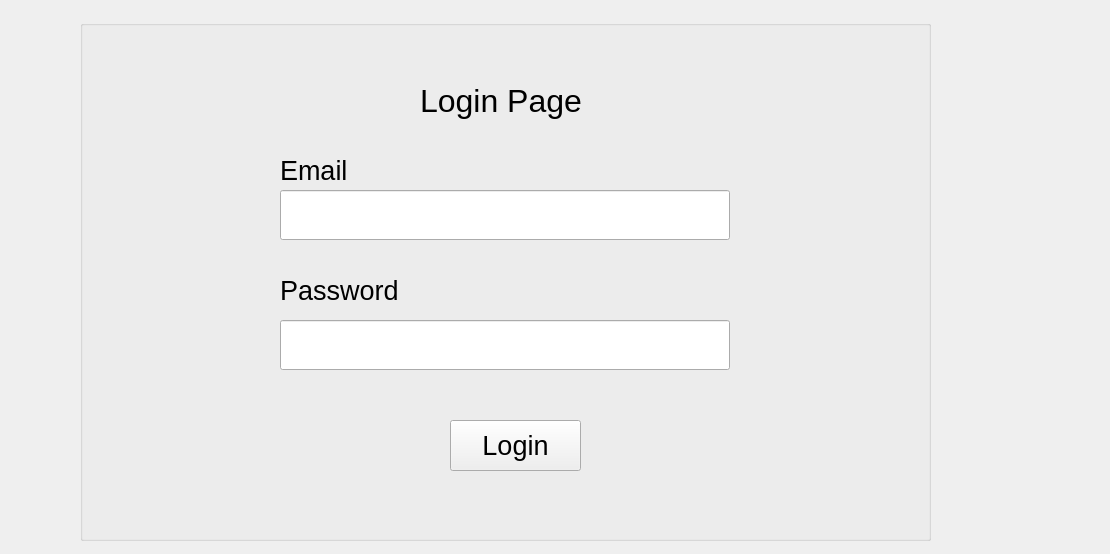
<?xml version="1.0" encoding="UTF-8"?>
<ui version="4.0">
 <class>Form</class>
 <widget class="QWidget" name="Form">
  <property name="geometry">
   <rect>
    <x>0</x>
    <y>0</y>
    <width>1110</width>
    <height>554</height>
   </rect>
  </property>
  <property name="windowTitle">
   <string>Form</string>
  </property>
  <widget class="QGroupBox" name="groupBox">
   <property name="geometry">
    <rect>
     <x>80</x>
     <y>20</y>
     <width>851</width>
     <height>521</height>
    </rect>
   </property>
   <property name="title">
    <string/>
   </property>
   <widget class="QLabel" name="label">
    <property name="geometry">
     <rect>
      <x>200</x>
      <y>140</y>
      <width>81</width>
      <height>21</height>
     </rect>
    </property>
    <property name="font">
     <font>
      <pointsize>20</pointsize>
     </font>
    </property>
    <property name="text">
     <string>Email</string>
    </property>
   </widget>
   <widget class="QLabel" name="label_2">
    <property name="geometry">
     <rect>
      <x>200</x>
      <y>250</y>
      <width>131</width>
      <height>41</height>
     </rect>
    </property>
    <property name="font">
     <font>
      <pointsize>20</pointsize>
     </font>
    </property>
    <property name="text">
     <string>Password</string>
    </property>
   </widget>
   <widget class="QLineEdit" name="email_input">
    <property name="geometry">
     <rect>
      <x>200</x>
      <y>170</y>
      <width>450</width>
      <height>50</height>
     </rect>
    </property>
   </widget>
   <widget class="QLineEdit" name="password_input">
    <property name="geometry">
     <rect>
      <x>200</x>
      <y>300</y>
      <width>450</width>
      <height>50</height>
     </rect>
    </property>
   </widget>
   <widget class="QLabel" name="label_5">
    <property name="geometry">
     <rect>
      <x>340</x>
      <y>60</y>
      <width>161</width>
      <height>41</height>
     </rect>
    </property>
    <property name="font">
     <font>
      <pointsize>24</pointsize>
     </font>
    </property>
    <property name="text">
     <string>Login Page</string>
    </property>
   </widget>
   <widget class="QPushButton" name="pushButton">
    <property name="geometry">
     <rect>
      <x>370</x>
      <y>400</y>
      <width>131</width>
      <height>51</height>
     </rect>
    </property>
    <property name="font">
     <font>
      <pointsize>20</pointsize>
     </font>
    </property>
    <property name="autoFillBackground">
     <bool>false</bool>
    </property>
    <property name="text">
     <string>Login</string>
    </property>
   </widget>
  </widget>
 </widget>
 <resources/>
 <connections/>
</ui>
